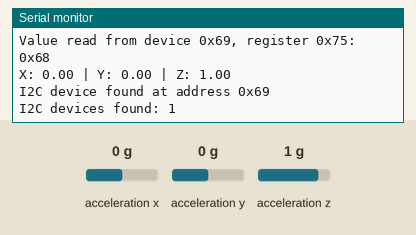
Recording of a program running on a simulated ESP32. On the bench: the last lines printed to the serial monitor. Wiring (inferred from the names in the program): MPU-6050 motion sensor at I2C address 0x69. The test bench sets the inputs (shaded band); at power-on: acceleration x 0 g, acceleration y 0 g, acceleration z 1 g.

Above: at 3.3 s.
3.4 s: acceleration x set to -1.4 g
At 4.5 s:
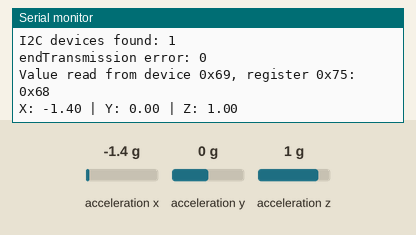
5.6 s: acceleration y set to -1.4 g
At 6.9 s:
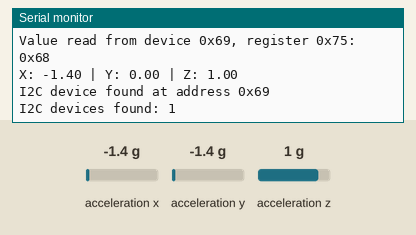
7.8 s: acceleration z set to -1.4 g
At 9.8 s:
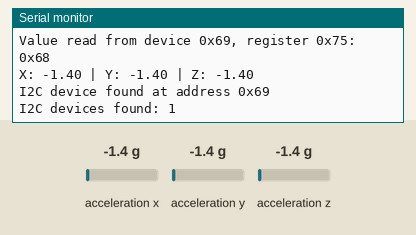

Measured:
- after the input at 3.4 s, the serial monitor: prints a new line after 0.65 s (image 1)
- after the input at 7.8 s, the serial monitor: prints a new line after 0.80 s (image 3)

The program:

main.cpp
```cpp
#include <Arduino.h>
#include <Wire.h>
#include "scanner.h"
#include "readRegister.h"
#include "readMultiByte.h"

#define SCL_PIN 22
#define SDA_PIN 21

#define MPU_6050_ADDR 0x69
#define WHO_AM_I_REG 0x75

void setup() {
    Wire.begin(SDA_PIN, SCL_PIN);
    Wire.beginTransmission(MPU_6050_ADDR);
    Wire.write(0x6B); // Alamat PWR_MGMT_1
    Wire.write(0x00); // Bangunkan dari sleep mode
    Wire.endTransmission(true);
    Serial.begin(115200);
    // Serial.println("I2C Scanner");
}

void loop() {

    // SCANNER
    runScanner();

    // READ WHO_AM_I REGISTER
    readRegister(MPU_6050_ADDR, WHO_AM_I_REG);

    // READ ACCELEROMETER DATA ADN MULTIPLE BYTE
    byte buffer[6];
    readMultiByte(MPU_6050_ADDR, 0x3B, buffer, 6);

    int16_t accelX = (int16_t)((buffer[0] << 8) | buffer[1]);
    int16_t accelY = (int16_t)((buffer[2] << 8) | buffer[3]);
    int16_t accelZ = (int16_t)((buffer[4] << 8) | buffer[5]);

    float ax = accelX / 16384.0;
    float ay = accelY / 16384.0;
    float az = accelZ / 16384.0;

    Serial.print("X: ");
    Serial.print(ax);

    Serial.print(" | Y: ");
    Serial.print(ay);

    Serial.print(" | Z: ");
    Serial.println(az);

    delay(500);
}
```

readMultiByte.h
```cpp
#ifndef READ_MULTIBYTE_H
#define READ_MULTIBYTE_H

int16_t readMultiByte(uint8_t deviceAddress, uint8_t registerAddress, byte* buffer, uint8_t length);

#endif
```

scanner.h
```cpp
#ifndef SCANNER_H
#define SCANNER_H

void runScanner();

#endif
```

readMultiByte.cpp
```cpp
#include <Arduino.h>
#include <Wire.h>

int16_t readMultiByte(uint8_t deviceAddress, uint8_t registerAddress, byte* buffer, uint8_t length) {
    Wire.beginTransmission(deviceAddress);
    Wire.write(registerAddress);
    Wire.endTransmission(false);

    Wire.requestFrom(deviceAddress, length);

    for (int i = 0; i < length; i++) {
        if (Wire.available()) {
            buffer[i] = Wire.read();
        } else {
            buffer[i] = 0;
        }
    }
    return 0;
}
```

scanner.cpp
```cpp
#include <Arduino.h>
#include <Wire.h>

void runScanner() {
    byte error;
    int devices = 0;

    for (int i = 1; i < 127; i++) {
        Wire.beginTransmission(i);
        error = Wire.endTransmission();

        if (error == 0) {
            Serial.print("I2C device found at address 0x");
            if (i < 16) {
                Serial.print("0");
            }
            Serial.println(i, HEX);
            devices++;
        } else if (error == 4) {
            Serial.print("Unknown error at address 0x");
            if (i < 16) {
                Serial.print("0");
            }
            Serial.println(i, HEX);
        }
    }

    Serial.print("I2C devices found: ");
    Serial.println(devices);

    delay(1000);
}
```

readRegister.h
```cpp
#ifndef READ_REGISTER_H
#define READ_REGISTER_H

void readRegister(uint8_t deviceAddress, uint8_t registerAddress);

#endif
```

readRegister.cpp
```cpp
#include <Arduino.h>
#include <Wire.h>

void readRegister(uint8_t deviceAddress, uint8_t registerAddress) {
    Wire.beginTransmission(deviceAddress);
    Wire.write(registerAddress);

    uint8_t error = Wire.endTransmission(false);

    Serial.print("endTransmission error: ");
    Serial.println(error);

    Wire.requestFrom(deviceAddress, (uint8_t)1);
    if (Wire.available()) {
        uint8_t value = Wire.read();

        Serial.print("Value read from device 0x");
        Serial.print(deviceAddress, HEX);
        Serial.print(", register 0x");
        Serial.print(registerAddress, HEX);
        Serial.print(": 0x");
        Serial.println(value, HEX);
    } else {
        Serial.println("Failed to read from device");
    }
}
```
